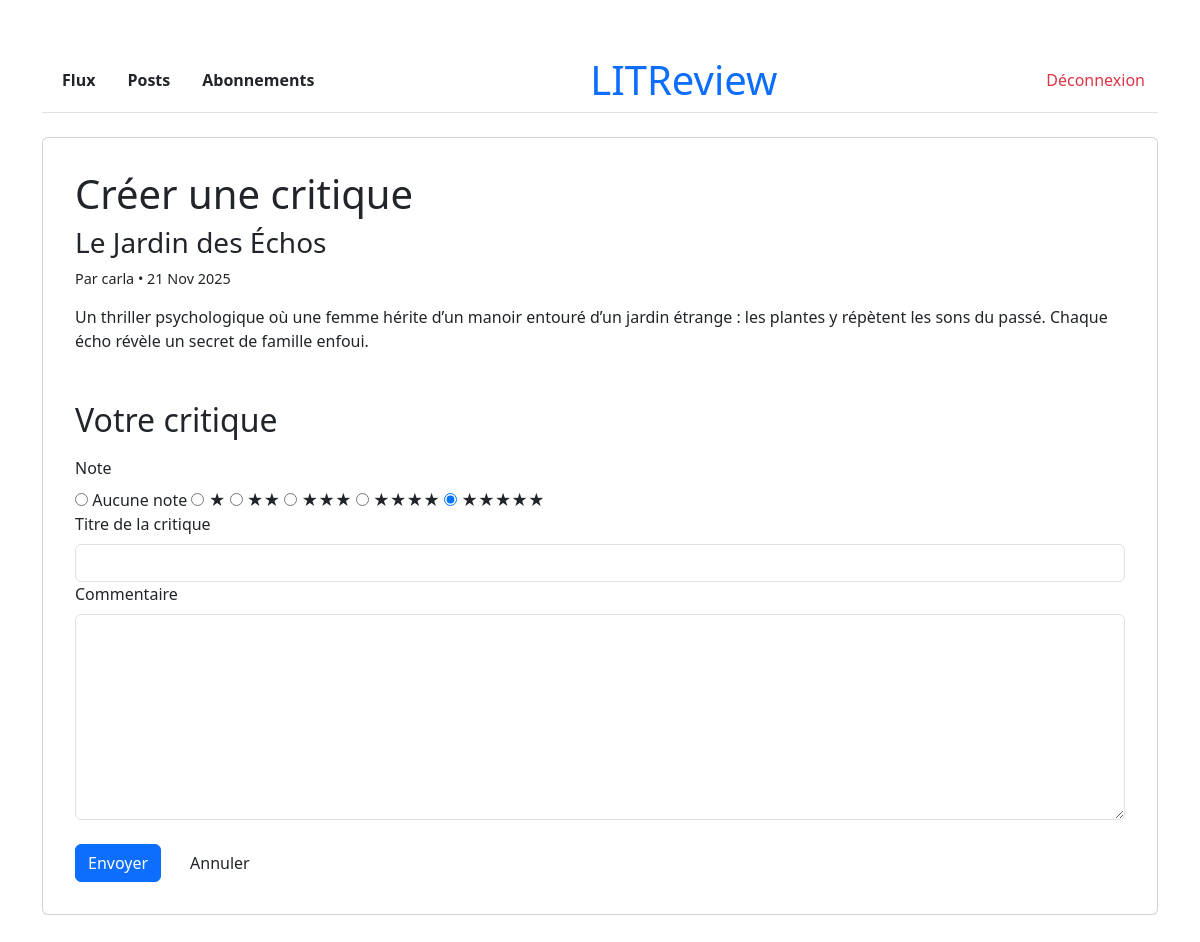
Page /review/create/16/ (signed in) on the committed database.
### reviews/models.py (models this page shows, shortened)
class Ticket(models.Model):
    title = models.CharField(max_length=128, verbose_name="Titre")
    description = models.TextField(
        max_length=2048, blank=True, verbose_name="Description"
        )
    user = models.ForeignKey(
        to=settings.AUTH_USER_MODEL,
        on_delete=models.CASCADE,
        verbose_name="Auteur"
        )
    image = models.ImageField(null=True, blank=True, verbose_name="Image")
    time_created = models.DateTimeField(
        auto_now_add=True, verbose_name="Date de création"
        )
    class Meta:
        ordering = ['-time_created']
        verbose_name = "Ticket"

class User(AbstractUser):
    class Meta:
        verbose_name = "Utilisateur"

### reviews/views.py (the view)
@login_required
def create_review_view(request, ticket_id):
    ticket = get_object_or_404(Ticket, id=ticket_id)
    if Review.objects.filter(ticket=ticket, user=request.user).exists():
        return redirect('feed')
    if request.method == 'POST':
        form = ReviewForm(request.POST)
        if form.is_valid():
            review = form.save(commit=False)
            review.user = request.user
            review.ticket = ticket
            review.save()
            messages.success(request,
                             "Votre critique a été publiée avec succès !"
                             )
            return redirect('feed')
        else:
            messages.error(request,
                           "Erreur lors de la création de la critique."
                           )
    else:
        form = ReviewForm()
    return render(request,
                  'reviews/create_review.html',
                  {'form': form, 'ticket': ticket
                   })

### reviews/forms.py
class ReviewForm(forms.ModelForm):
    RATING_CHOICES = [
        (i, '★' * i if i > 0 else 'Aucune note') for i in range(6)]
    rating = forms.ChoiceField(
        choices=RATING_CHOICES,
        widget=forms.RadioSelect(attrs={'class': 'form-check-input'}),
        label="Note"
    )
    body = forms.CharField(
        widget=forms.Textarea(attrs={
            'rows': 8,
            'class': 'form-control'
        }),
        required=False,
        label="Commentaire"
    )
    class Meta:
        model = Review
        fields = ['rating', 'headline', 'body']
        widgets = {
            'headline': forms.TextInput(attrs={'class': 'form-control'}),
        }

### reviews/templates/reviews/create_review.html (shortened to what this page needs)
{% extends 'reviews/base.html' %}
{% block content %}
<div class="container-narrow">
    <div class="card" style="padding: 32px;">
        <h1 style="margin-bottom: 8px;">
             Créer une critique
        </h1>
        <div class="ticket-snippet" style="margin-bottom: 32px;">
            <h3 style="margin-bottom: 8px;">{{ ticket.title }}</h3>
            <p style="font-size: 0.9rem;">
                Par {{ ticket.user.username }} • {{ ticket.time_created|date:"d M Y" }}
            </p>
            {% if ticket.description %}
            <p style="margin-top: 8px;">{{ ticket.description }}</p>
            {% endif %}
        </div>
        <h2 style="margin-bottom: 16px;">Votre critique</h2>
        <form method="post" novalidate>
            {% for field in form %}
            <div class="form-group">
                <label for="{{ field.id_for_label }}" class="form-label">
                    {{ field.label }}
                </label>
                {% if field.name == 'rating' %}
                    <div class="rating-input">
                        {% for choice in field.field.choices %}
                            <input type="radio" name="{{ field.name }}" value="{{ choice.0 }}" id="rating_{{ choice.0 }}" checked >
                            <label for="rating_{{ choice.0 }}">{{ choice.1 }}</label>
                        {% endfor %}
                    </div>
                {% else %}
                    {{ field }}
                {% endif %}
            </div>
            {% endfor %}
            <div style="display: flex; gap: 16px; margin-top: 24px;">
                <button type="submit" class="btn btn-primary">Envoyer</button>
                <a href="{% url 'feed' %}" class="btn btn-outline">Annuler</a>
            </div>
        </form>
    </div>
</div>
{% endblock %}

### rows in the picture
Ticket: title "Le Jardin des Échos", user.username "carla", time_created "21 Nov 2025", description "Un thriller psychologique où une femme hérite d’un manoir entouré d’un jardin étrange : les plantes y répètent les sons du passé. Chaque écho révèle un secret de famille enfoui."

### other values in the picture
{{ field.label }} "Note" "Titre de la critique" "Commentaire"
{{ choice.1 }} "Aucune note" "★" "★★" "★★★" "★★★★" "★★★★★"
